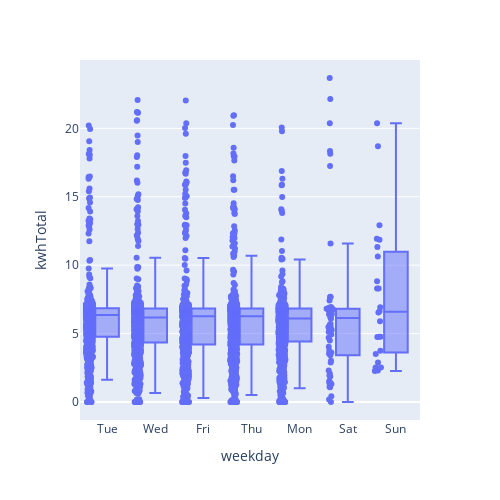

The cell this chart's notebook holds for it:
### Code cell
#plotly boxplot
px.box(
    data_frame=ev_df, x='weekday', y='kwhTotal',
    width=500, height=500, points='all', category_orders=weekday_order
)

### Figure 1 — Plotly figure (JSON) as saved in the notebook; plotly's stock layout.template omitted (floating-point values rounded to 4 significant figures; data arrays with more than 128 entries replaced by an {"elided": "..."} marker saying what was removed)
{"data": [{"alignmentgroup": "True", "boxpoints": "all", "hovertemplate": "weekday=%{x}<br>kwhTotal=%{y}<extra></extra>", "legendgroup": "", "marker": {"color": "#636efa"}, "name": "", "notched": false, "offsetgroup": "", "orientation": "v", "showlegend": false, "type": "box", "x": {"elided": "3395 str values"}, "x0": " ", "xaxis": "x", "y": {"elided": "3395 float values"}, "y0": " ", "yaxis": "y"}], "layout": {"boxmode": "group", "height": 500, "legend": {"tracegroupgap": 0}, "margin": {"t": 60}, "width": 500, "xaxis": {"anchor": "y", "domain": [0, 1], "title": {"text": "weekday"}}, "yaxis": {"anchor": "x", "domain": [0, 1], "title": {"text": "kwhTotal"}}}}
